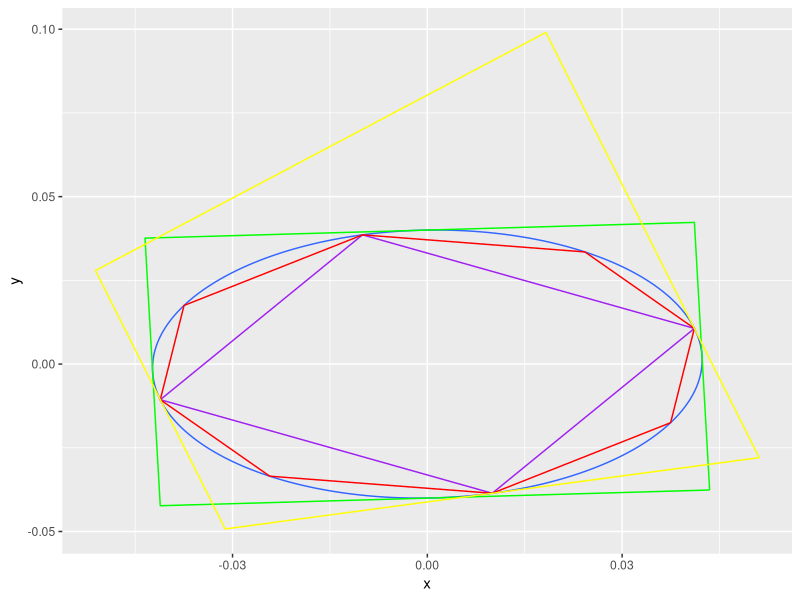

Write the R code that produced this figure. (Note: a time limit stopped this script after it produced the figure.)
library(ggplot2)

check_device <- function()
{
    while (!is.null(dev.list())) Sys.sleep(1)
}

phi <- function(t, ei_vals, ei_vecs) {
    phi_1 <- exp(Re(ei_vals[1])*t)*(cos(Im(ei_vals[1])*t)*Re(ei_vecs[,1]) - sin(Im(ei_vals[1])*t)*Im(ei_vecs[,1]))
    phi_2 <- exp(Re(ei_vals[2])*t)*(cos(Im(ei_vals[2])*t)*Im(ei_vecs[,2]) + sin(Im(ei_vals[2])*t)*Re(ei_vecs[,2]))
    a <- cbind(phi_1, phi_2)
    return(a)
}

pplot <- function(M, Color) {
    convex <- chull(t(M))
    tmp <- M[1:2, convex]
    data <- as.data.frame(t(cbind(tmp, tmp[,1])))
    colnames(data) <- c("x", "y")
    # data <- head(data, -1)
    return(geom_path(data, mapping=aes(x=x, y=y, z=NULL), color=Color))
}

xsum <- function(h, vec) {
    return((solve(h)%*%vec) / c(sqrt(vec%*%(solve(h)%*%vec))))
}



print("A:")
A_tilde <- matrix(c(2*sqrt(2), 2*sqrt(2), -sqrt(2), 0), 2)
delta <- 0.04
A_tilde

print("eigen normalized:")
ei <- eigen(A_tilde)
ei_vals <- ei$values
ei_vecs <- ei$vectors
print("ei_vals:")
ei_vals
print("ei_vecs:")
ei_vecs

print("TEST FOR Im(ei_vecs[1, 1]):")
Im(ei_vecs[1, 1])
print("TEST FOR Im(ei_vecs[1, 2]):")
Im(ei_vecs[1, 2])

print("phi(0): ")
phi(0, ei_vals, ei_vecs)
print("phi(delta): ")
phi(delta, ei_vals, ei_vecs)

print("PHI(delta)PHI^{-1}(0):")
A <- phi(delta, ei_vals, ei_vecs)%*%solve(phi(0, ei_vals, ei_vecs))
print(A)

print("B:")
B <- (A - diag(2))%*%solve(A_tilde)
B
print("V:")
V <- matrix(c(1, 1, -1, 1, 1, -1, -1, -1), 2)
V
print("U:")
U <- B%*%V
U
print("H:")
H <- t(solve(B))%*%diag(2)%*%solve(B)
H

x<-seq(-0.1, 0.1, length=1000)
y<-seq(-0.1, 0.1, length=1000)
z<-outer(x, y, function(x,y) H[1, 1]*x^2 + H[2, 2]*y^2 + H[1, 2]*2*x*y -1)

df <- data.frame(expand.grid(x = x, y = y), z = c(z)) 
window <- ggplot(df, aes(x = x, y = y, z = z)) +
  geom_contour(aes(z = z), breaks = 0)

window <- window + pplot(U, "green")

ei <- eigen(H)
ei_vals <- ei$values
ei_vecs <- ei$vectors

print("p1:")
p1 <- Re(ei_vecs[,1])
p1
print("p2:")
p2 <- Re(ei_vecs[,2])
p2

print("xp1:")
xp1 <- (solve(H)%*%p1) / c(sqrt(p1%*%(solve(H)%*%p1)))
xp1
print("xp2:")
xp2 <- (solve(H)%*%p2) / c(sqrt(p2%*%(solve(H)%*%p2)))
xp2

X <- matrix(c(xp1, xp2, -xp1, -xp2), 2)
X

window <- window + pplot(X, "purple")

a <- xsum(H, X[,2] + X[,1])
a
P <- matrix(c(X, xsum(H, X[,2] + X[,1]), xsum(H, X[,3] + X[,2]), xsum(H, X[,4] + X[,3]),
              xsum(H, X[,4] + X[,1])), 2)
P

window <- window + pplot(P, "red")

print("p:")
p <- matrix(c(p1, p2, -p1, -p2, p1), 2)
p

print("new U")
U <- cbind(X, X[,1])
U
U_out <- matrix(c(0, 0), 2)
U_out

for(i in 1:(ncol(U)-1))
{
    print(paste("Iteration(i) =", i))
    tmp <- solve(t(P[1:2, i:(i+1)]))%*%c(t(P[,i])%*%U[,i], t(P[,i+1])%*%U[,i+1])
    print(tmp)
    U_out <- cbind(U_out, tmp)
    print(U_out)
}
U_out

X11()
window <- window + pplot(U_out, "yellow")
window
check_device()
